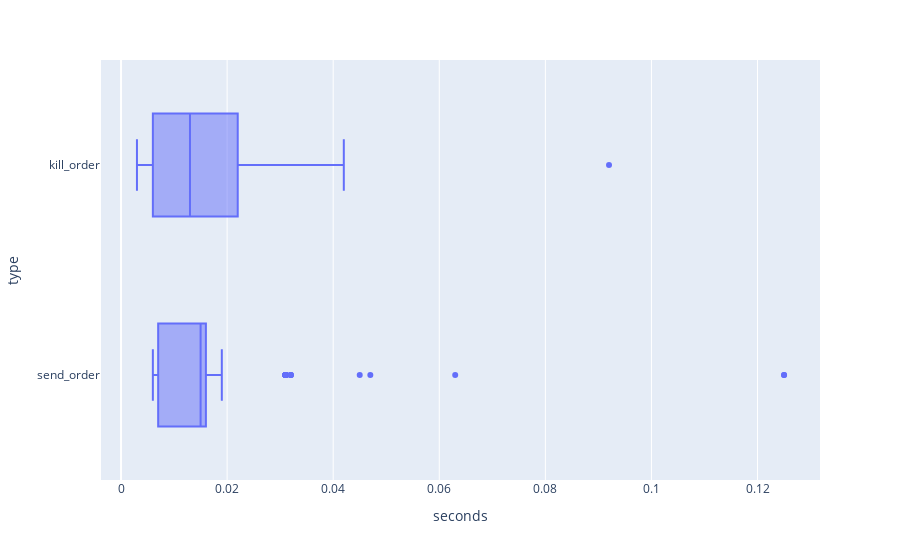

Here is the notebook cell this chart was saved with:
### Code cell
fig=px.box(df,x='seconds',y='type')
fig.show()

### Figure 1 — Plotly figure (JSON) as saved in the notebook; plotly's stock layout.template omitted (floating-point values rounded to 4 significant figures; data arrays with more than 128 entries replaced by an {"elided": "..."} marker saying what was removed)
{"data": [{"alignmentgroup": "True", "hovertemplate": "seconds=%{x}<br>type=%{y}<extra></extra>", "legendgroup": "", "marker": {"color": "#636efa"}, "name": "", "notched": false, "offsetgroup": "", "orientation": "h", "showlegend": false, "type": "box", "x": {"elided": "800 float values"}, "x0": " ", "xaxis": "x", "y": {"elided": "800 str values"}, "y0": " ", "yaxis": "y"}], "layout": {"boxmode": "group", "legend": {"tracegroupgap": 0}, "margin": {"t": 60}, "xaxis": {"anchor": "y", "domain": [0, 1], "title": {"text": "seconds"}}, "yaxis": {"anchor": "x", "domain": [0, 1], "title": {"text": "type"}}}}
